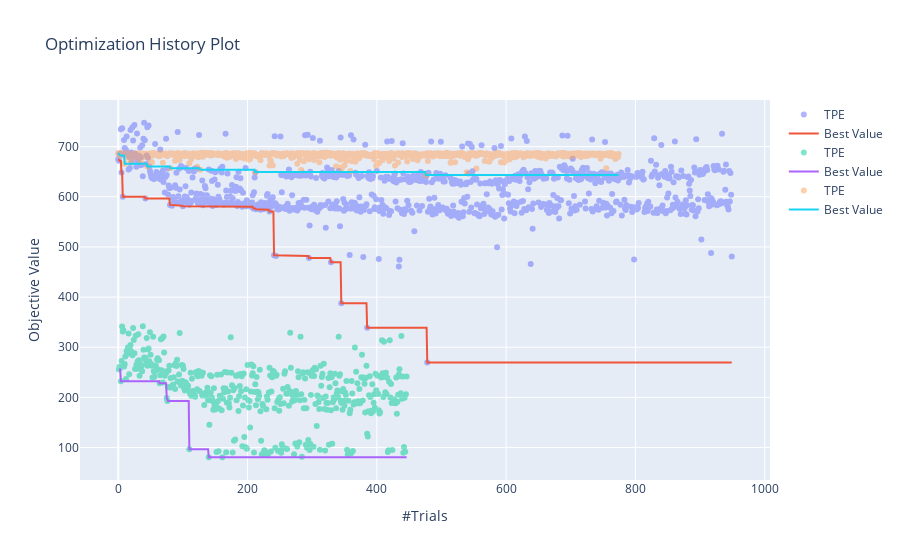

Notebook cell for this chart:
### Code cell
studies = []
for study_name in study_names:    
    studies.append(load_study(study_name,  storage))

def target(frozen_trial):    
    return frozen_trial.user_attrs["speed_score"] + frozen_trial.user_attrs["success_score"]

plot_optimization_history_multiple(studies)

### Figure 1 — Plotly figure (JSON) as saved in the notebook; plotly's stock layout.template omitted (floating-point values rounded to 4 significant figures; data arrays with more than 128 entries replaced by an {"elided": "..."} marker saying what was removed)
{"data": [{"mode": "markers", "name": "TPE", "opacity": 0.5, "type": "scatter", "x": {"elided": "950 int values"}, "y": {"elided": "950 float values"}}, {"name": "Best Value", "type": "scatter", "x": {"elided": "950 int values"}, "y": {"elided": "950 float values"}}, {"mode": "markers", "name": "TPE", "opacity": 0.5, "type": "scatter", "x": {"elided": "446 int values"}, "y": {"elided": "446 float values"}}, {"name": "Best Value", "type": "scatter", "x": {"elided": "446 int values"}, "y": {"elided": "446 float values"}}, {"mode": "markers", "name": "TPE", "opacity": 0.5, "type": "scatter", "x": {"elided": "775 int values"}, "y": {"elided": "775 float values"}}, {"name": "Best Value", "type": "scatter", "x": {"elided": "775 int values"}, "y": {"elided": "775 float values"}}], "layout": {"title": {"text": "Optimization History Plot"}, "xaxis": {"title": {"text": "#Trials"}}, "yaxis": {"title": {"text": "Objective Value"}}}}
